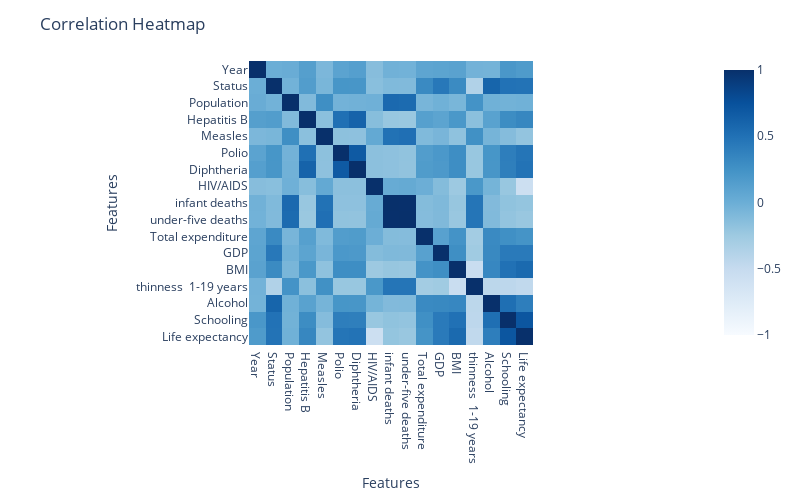

The code cell stored with this chart in its notebook:
### Code cell
df_corr = df.corr()

fig = px.imshow(df_corr,
                labels=dict(x="Features", y="Features"),
                x=df_corr.columns,
                y=df_corr.columns,
                color_continuous_scale="Blues",
                color_continuous_midpoint=0)

fig.update_layout(
    title="Correlation Heatmap",
    width=800,
    height=500,
    xaxis_showgrid=False,
    yaxis_showgrid=False,
    yaxis_autorange='reversed')

fig.show()

### Figure 1 — Plotly figure (JSON) as saved in the notebook; plotly's stock layout.template omitted (floating-point values rounded to 4 significant figures; data arrays with more than 128 entries replaced by an {"elided": "..."} marker saying what was removed)
{"data": [{"coloraxis": "coloraxis", "hovertemplate": "Features: %{x}<br>Features: %{y}<br>color: %{z}<extra></extra>", "name": "0", "type": "heatmap", "x": ["Year", "Status", "Population", "Hepatitis B", "Measles", "Polio", "Diphtheria", "HIV/AIDS", "infant deaths", "under-five deaths", "Total expenditure", "GDP", "BMI", "thinness  1-19 years", "Alcohol", "Schooling", "Life expectancy"], "xaxis": "x", "y": ["Year", "Status", "Population", "Hepatitis B", "Measles", "Polio", "Diphtheria", "HIV/AIDS", "infant deaths", "under-five deaths", "Total expenditure", "GDP", "BMI", "thinness  1-19 years", "Alcohol", "Schooling", "Life expectancy"], "yaxis": "y", "z": {"elided": "17x17 float values"}}], "layout": {"coloraxis": {"cmid": 0, "colorscale": [[0, "rgb(247,251,255)"], [0.125, "rgb(222,235,247)"], [0.25, "rgb(198,219,239)"], [0.375, "rgb(158,202,225)"], [0.5, "rgb(107,174,214)"], [0.625, "rgb(66,146,198)"], [0.75, "rgb(33,113,181)"], [0.875, "rgb(8,81,156)"], [1, "rgb(8,48,107)"]]}, "height": 500, "margin": {"t": 60}, "title": {"text": "Correlation Heatmap"}, "width": 800, "xaxis": {"anchor": "y", "constrain": "domain", "domain": [0, 1], "scaleanchor": "y", "showgrid": false, "title": {"text": "Features"}}, "yaxis": {"anchor": "x", "autorange": "reversed", "constrain": "domain", "domain": [0, 1], "showgrid": false, "title": {"text": "Features"}}}}
